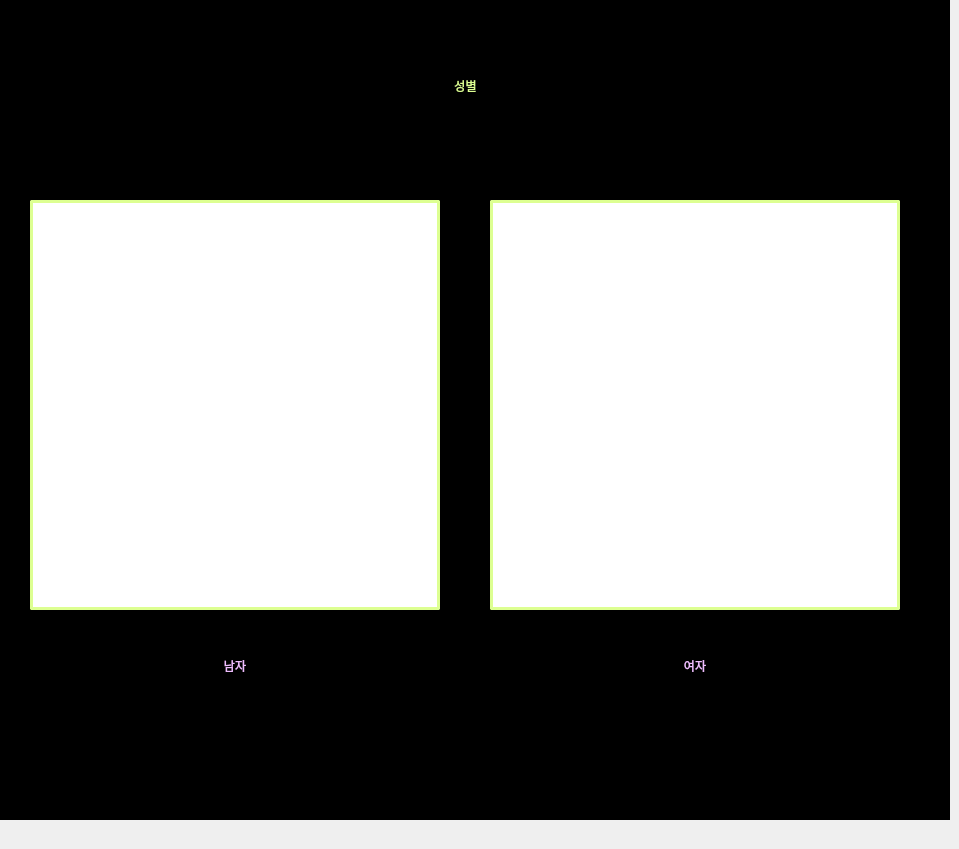
      <widget class="QWidget" name="tab_2">
       <attribute name="title">
        <string>성별</string>
       </attribute>
       <widget class="QLabel" name="label_3">
        <property name="geometry">
         <rect>
          <x>130</x>
          <y>50</y>
          <width>671</width>
          <height>71</height>
         </rect>
        </property>
        <property name="styleSheet">
         <string notr="true">font: 30pt &quot;MV Boli&quot;;
color: #ddff92;</string>
        </property>
        <property name="text">
         <string>성별</string>
        </property>
        <property name="alignment">
         <set>Qt::AlignCenter</set>
        </property>
       </widget>
       <widget class="QPushButton" name="girl">
        <property name="geometry">
         <rect>
          <x>490</x>
          <y>200</y>
          <width>410</width>
          <height>410</height>
         </rect>
        </property>
        <property name="styleSheet">
         <string notr="true">border-bottom: 2px solid gray;
background-color: #ffffff; border: 3px solid #ddff92;
color: rgb(255, 255, 255);
border-radius: 2px;</string>
        </property>
        <property name="text">
         <string/>
        </property>
        <property name="icon">
         <iconset>
          <normaloff>ICON/성별/man.jpg</normaloff>ICON/성별/man.jpg</iconset>
        </property>
        <property name="iconSize">
         <size>
          <width>400</width>
          <height>400</height>
         </size>
        </property>
        <property name="default">
         <bool>false</bool>
        </property>
       </widget>
       <widget class="QLabel" name="label_10">
        <property name="geometry">
         <rect>
          <x>150</x>
          <y>190</y>
          <width>611</width>
          <height>491</height>
         </rect>
        </property>
        <property name="text">
         <string/>
        </property>
        <property name="pixmap">
         <pixmap>../Desktop/istockphoto-1272693616-612x612WQEE.jpg</pixmap>
        </property>
        <property name="scaledContents">
         <bool>true</bool>
        </property>
       </widget>
       <widget class="QPushButton" name="boy">
        <property name="geometry">
         <rect>
          <x>30</x>
          <y>200</y>
          <width>410</width>
          <height>410</height>
         </rect>
        </property>
        <property name="styleSheet">
         <string notr="true">border-bottom: 2px solid gray;
background-color: #ffffff; border: 3px solid #ddff92;
color: rgb(255, 255, 255);
border-radius: 2px;</string>
        </property>
        <property name="text">
         <string/>
        </property>
        <property name="iconSize">
         <size>
          <width>400</width>
          <height>400</height>
         </size>
        </property>
        <property name="checkable">
         <bool>true</bool>
        </property>
        <property name="checked">
         <bool>false</bool>
        </property>
        <property name="autoRepeat">
         <bool>true</bool>
        </property>
       </widget>
       <widget class="QLabel" name="label_18">
        <property name="geometry">
         <rect>
          <x>0</x>
          <y>-20</y>
          <width>950</width>
          <height>840</height>
         </rect>
        </property>
        <property name="styleSheet">
         <string notr="true">background-color: rgb(0, 0, 0)</string>
        </property>
        <property name="text">
         <string/>
        </property>
        <property name="pixmap">
         <pixmap>../Desktop/bg1.jpg</pixmap>
        </property>
        <property name="scaledContents">
         <bool>true</bool>
        </property>
       </widget>
       <widget class="QLabel" name="label_4">
        <property name="geometry">
         <rect>
          <x>195</x>
          <y>640</y>
          <width>80</width>
          <height>52</height>
         </rect>
        </property>
        <property name="styleSheet">
         <string notr="true">font: 20pt &quot;MV Boli&quot;;
color: #efbdff;</string>
        </property>
        <property name="text">
         <string>남자</string>
        </property>
        <property name="alignment">
         <set>Qt::AlignCenter</set>
        </property>
       </widget>
       <widget class="QLabel" name="label_5">
        <property name="geometry">
         <rect>
          <x>655</x>
          <y>640</y>
          <width>80</width>
          <height>52</height>
         </rect>
        </property>
        <property name="styleSheet">
         <string notr="true">font: 20pt &quot;MV Boli&quot;;
color: #efbdff;</string>
        </property>
        <property name="text">
         <string>여자</string>
        </property>
        <property name="alignment">
         <set>Qt::AlignCenter</set>
        </property>
       </widget>
       <zorder>label_18</zorder>
       <zorder>label_10</zorder>
       <zorder>label_3</zorder>
       <zorder>girl</zorder>
       <zorder>boy</zorder>
       <zorder>label_4</zorder>
       <zorder>label_5</zorder>
      </widget>
